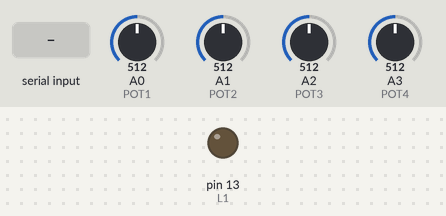
Recording of a sketch running on a simulated Arduino Uno, built with avr-gcc and run on an emulated ATmega328P. On the bench: output pins drawn as LEDs (lit = HIGH). Inputs (shaded band) come from the test bench; at power-on: A0 (POT1) = 512, A1 (POT2) = 512, A2 (POT3) = 512, A3 (POT4) = 512. What the sketch prints to the serial monitor is not drawn.

Above: at 1.2 s.
1.3 s: "[EN]\n" received over Serial
At 2.9 s:
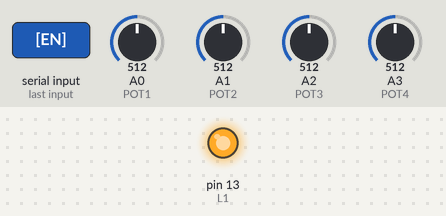
3.8 s: "[DN]\n" received over Serial
At 5.4 s:
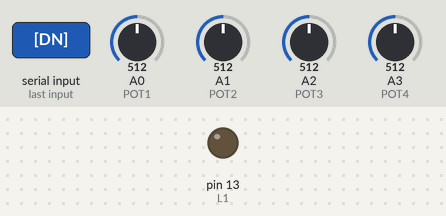
Timing chart, 0 to 6.9 s (numbered marks = the images above; inputs shaded):
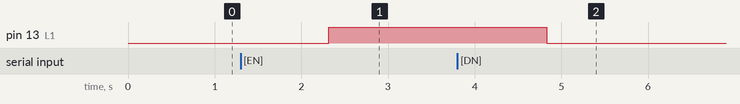

Measured:
- after the input at 1.3 s, pin 13 (L1): LOW → HIGH after 1.0 s
- after the input at 3.8 s, pin 13 (L1): HIGH → LOW after 1.0 s

The sketch:

Osmar_061200010_arduino.ino
```cpp
#define POT1 0
#define POT2 1
#define POT3 2
#define POT4 3
#define L1 13

int AN0;
int AN1;
int AN2;
int AN3;
String Rxdata;

void ConfigPlaca()
{
  pinMode(POT1, INPUT);
  pinMode(POT2, INPUT);
  pinMode(POT3, INPUT);
  pinMode(POT4, INPUT);
  pinMode(L1, OUTPUT);
  Serial.begin(9600);
}

void LeituraSerial()
{
  AN0 = analogRead(POT1);
  AN1 = analogRead(POT2);
  AN2 = analogRead(POT3);
  AN3 = analogRead(POT4);
  Serial.print(AN0);Serial.print(":");
  Serial.print(AN1);Serial.print(":");
  Serial.print(AN2);Serial.print(":");
  Serial.println(AN3);
  delay(100);

  if(Serial.available() > 0)
  {
    Rxdata = Serial.readStringUntil('\r');
    if(Rxdata.indexOf("[EN]") != -1)
   {
    digitalWrite(L1,1);
   }
   if(Rxdata.indexOf("[DN]") != -1)
   {
    digitalWrite(L1,0);
   }
  }
}


void setup()
{
  ConfigPlaca();
}

void loop()
{
  LeituraSerial();
}
```
